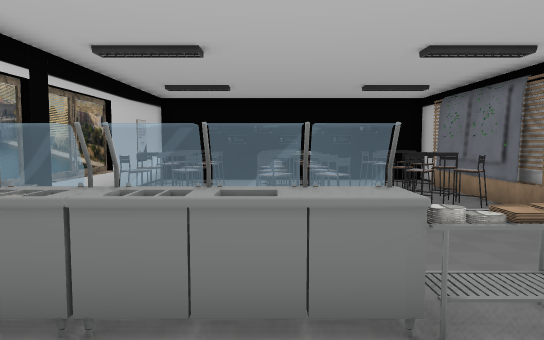
view 1 (above)

12 first-person views from a walk through a 3-D level made in the Unity game engine. The camera is 1.4 m above the floor, tilts 4° down and sees 70° across. The floor is counted in squares, 1 m on a side. Each view is taken from the middle of a square. On the plan, view 1 faces up. The plan holds only what a view shows up to about 16 squares ahead; the rest is blank. The player is left out. Some animated figures are left out. Some surface patterns are stand-ins.

view 2
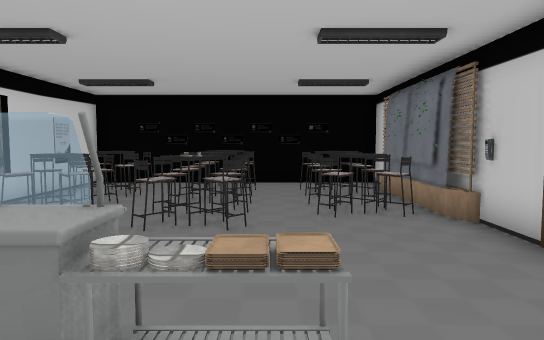

view 3
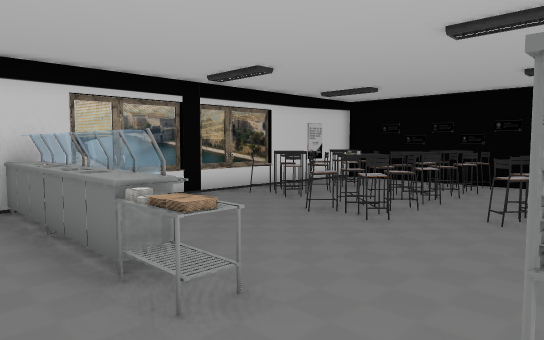

view 4
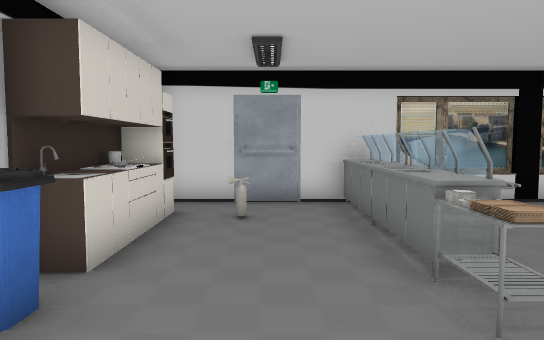

view 5
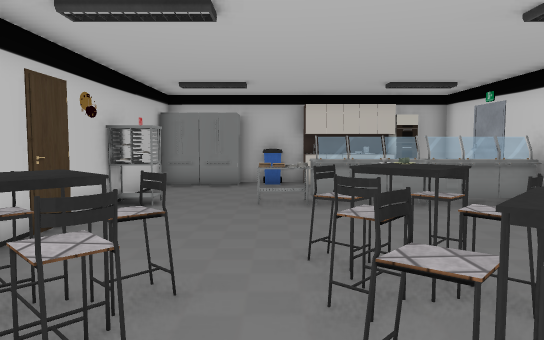

view 6
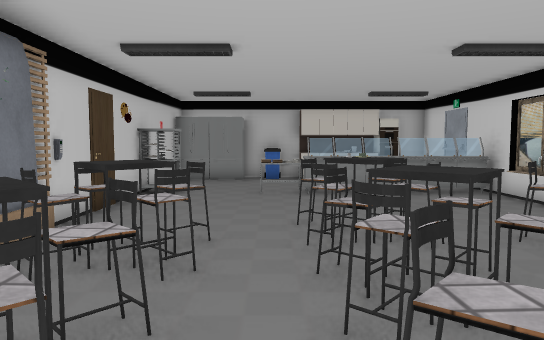

view 7
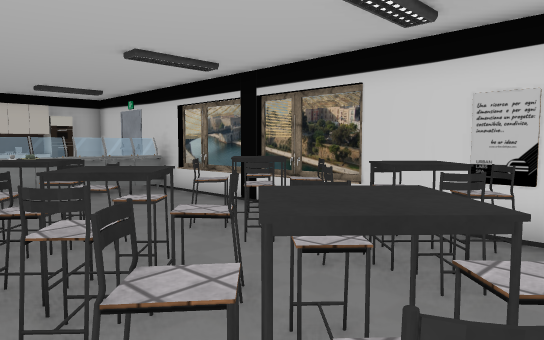

view 8
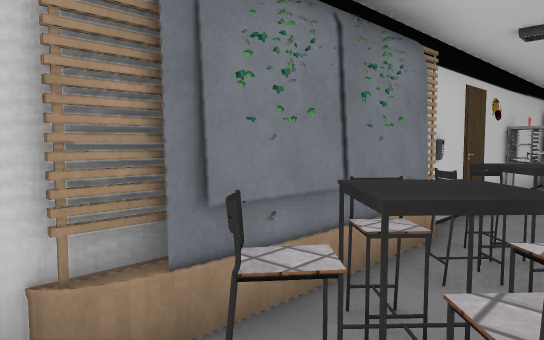

view 9
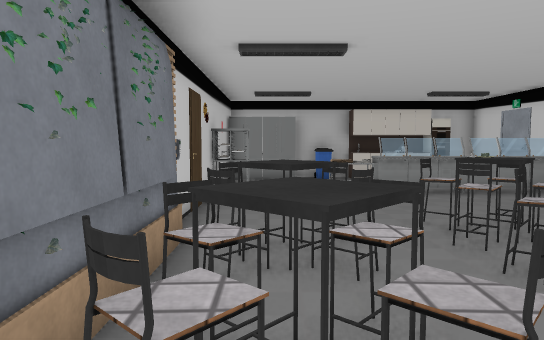

view 10
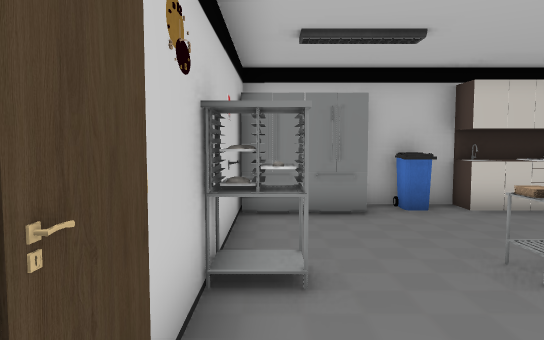

view 11
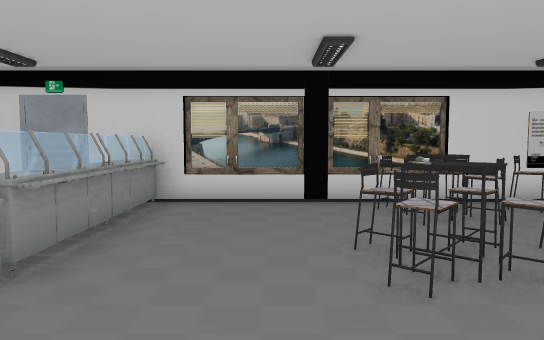

view 12
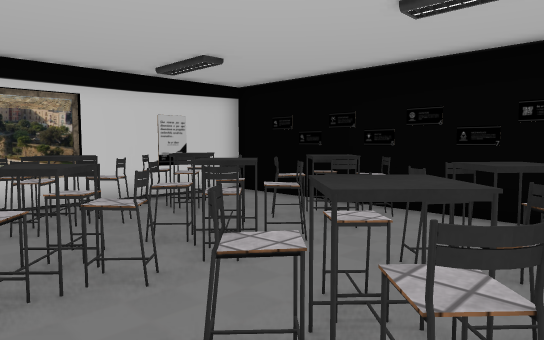

### Floor plan
Key: @ floor where view 1 was taken; # wall or solid block; x gap in a wall; . floor; = window, fence, low wall or low ledge; ^ raised ledge; O other object.
Columns run from 4 left of view 1 to 6 right of it. Each row starts with its distance up from view 1.
 15 ###########
 14 #...##....#
 13 #....^.#=.#
 12 #^^.=#..^##
 11 #=#.##.#=#
 10 #^^.^..==#
  9 =^..##.x^##
  8 #.#.##.#=.#
  7 #...##....#
  6 =.........#
  5 #.........#
  4 #.........#
  3 #====#^..##
  2 #.........#
  1 #.........#
  0 #.O.@.....#
 -1 #x#==#^x###
 -2  ########

Where each view was taken, in squares from view 1:
view 1: 0 up, 0 right, facing up
view 2: 1 up, 2 right, facing up
view 3: 1 up, 5 right, facing up-left
view 4: 1 up, 5 right, facing left
view 5: 12 up, 2 right, facing down
view 6: 14 up, 2 right, facing down
view 7: 14 up, 2 right, facing down-left
view 8: 14 up, 3 right, facing down-right
view 9: 14 up, 4 right, facing down
view 10: 7 up, 5 right, facing down
view 11: 6 up, 5 right, facing left
view 12: 7 up, 5 right, facing up-left
